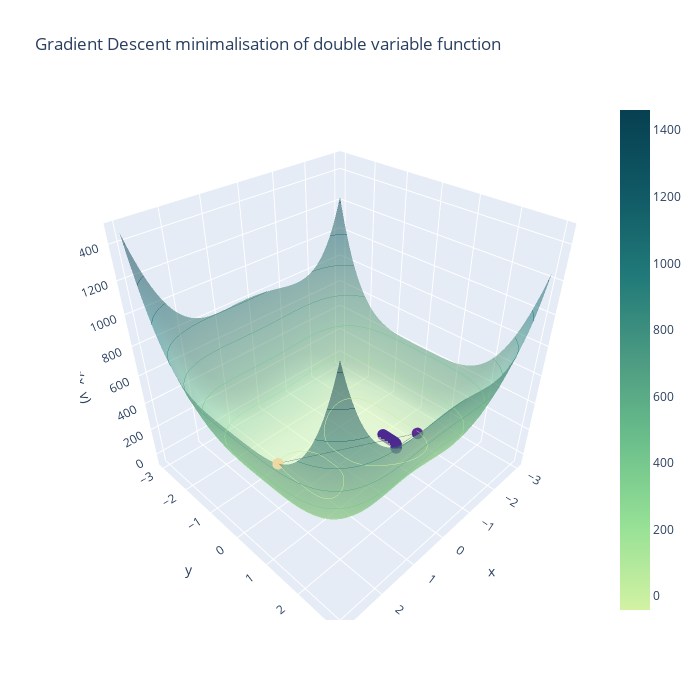

The cell this chart's notebook holds for it:
### Markdown cell above
Wykres dla funkcji dwóch zmiennych g(x, y):

### Code cell
max_r = 3
l = np.linspace(-max_r, max_r, 100)
X, Y = l, l
Z = np.array([[g(np.array([x, y])) for x in X] for y in Y])

pt = RNG.uniform(-max_r, max_r, 2)
dsc = gradient_descent(pt, 0.005, grad_g, 0.1, 100)
if not dsc[1]:
    print("Algorithm hasn't found the optimum, steps are out of bounds")
else:
    steps = np.array([pt for pt in dsc[0] if abs(pt[0]) < max_r and abs(pt[1]) < max_r])
    XS, YS = steps[:,0], steps[:,1]
    ZS = np.array([g(np.array([x, y])) for x, y in zip(XS, YS)])

    layout = go.Layout(width = 700, height =700,
                       title_text='Gradient Descent minimalisation of double variable function',
                       xaxis_title='x',
                       yaxis_title='y')                       
    fig = go.Figure(data=[go.Surface(x=X, y=Y, z=Z, colorscale='Emrld',
                                    opacity=0.5)], layout=layout)
    fig.update_traces(contours_z=dict(show=True, usecolormap=True))
    fig.add_scatter3d(x=XS, y=YS, z=ZS, mode='lines+markers', 
                      marker=dict(size=4, color=ZS,               
                                  colorscale='Agsunset'),
                      line=dict(color='DarkSlateGrey', width=0.7))
    fig.update_layout(scene=dict(zaxis_title="g(x, y)"))
    fig.show()
